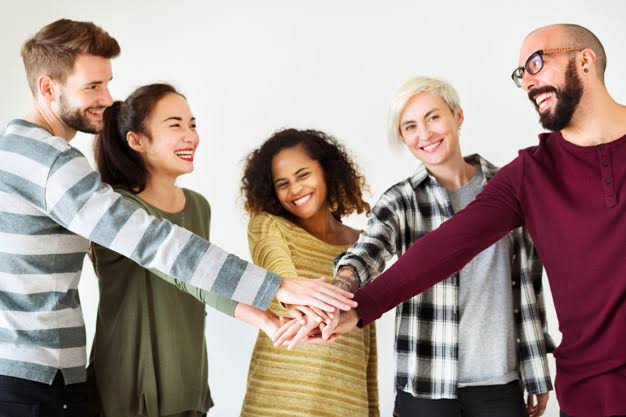
#> input picture Fotos/imagem1.jpg, 626 x 417 px, given in place of the camera
$ python Detecting_colors_hsv.PY
#> lines starting #> are read from the running program, lines starting #| are printed output that depends on the picture; after the words box and inside, x2 and y2 are one past the last pixel; in counts of white or black regions, pixels touching at a corner belong together
import cv2 as cv
import numpy as np

cap = cv.VideoCapture(0)

while True:
    check, frame = cap.read()
#> frame is the input picture: shape (417, 626, 3); mean B, G, R 142.2, 148.5, 166.3
    # show the frame in the webcam
    cv.imshow('Frame', frame)

    # hsv frame
    hsv_frame = cv.cvtColor(frame, cv.COLOR_BGR2HSV)
#> hsv_frame: shape (417, 626, 3); mean H, S, V 59.7, 68.4, 168.7

    # Red mask color
    low_red = np.array([161, 155, 84])
    high_red = np.array([179, 255, 255])
    red_mask = cv.inRange(hsv_frame, low_red, high_red)
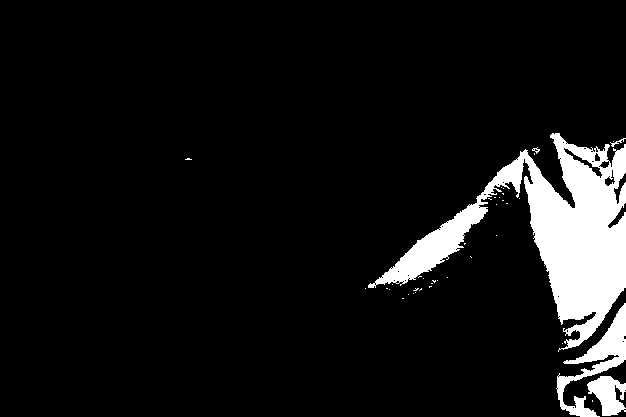
#> red_mask: shape (417, 626); 8% white; 40 white regions (35 under 20 px), largest, box (x1, y1, x2, y2) and area: (368, 133, 626, 352) 17415, (556, 303, 626, 417) 2246, (587, 376, 626, 416) 961, (610, 138, 626, 147) 37, (532, 147, 540, 154) 23
    red = cv.bitwise_and(frame, frame, mask=red_mask)
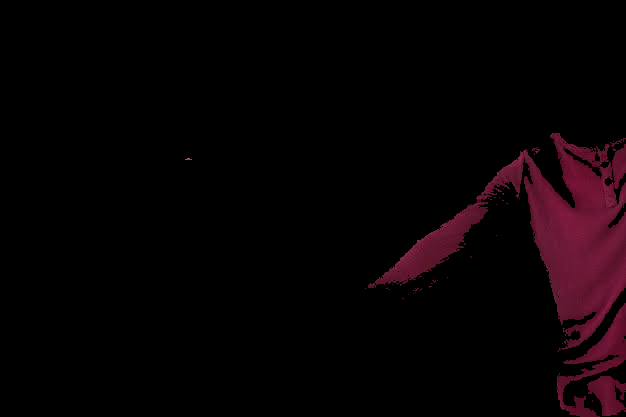
#> red: shape (417, 626, 3); mean B, G, R 3.9, 1.8, 8
    # show the red bitwise of the frame
    #cv.imshow('Red', red)

    # Blue mask color
    low_blue = np.array([94, 80, 2])
    high_blue = np.array([126, 255, 255])
    blue_mask = cv.inRange(hsv_frame, low_blue, high_blue)
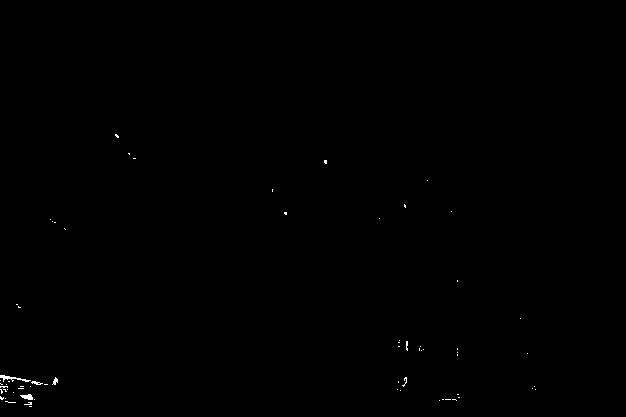
#> blue_mask: shape (417, 626); 0.16% white in thin lines or dots, all inside (x1, y1, x2, y2) = (0, 134, 536, 407)
    blue = cv.bitwise_and(frame, frame, mask=blue_mask)
    # show the red bitwise of the frame
    #cv.imshow('Blue', blue)

    # Green mask color
    low_green = np.array([25, 52, 72])
    high_green = np.array([102, 255, 255])
    green_mask = cv.inRange(hsv_frame, low_green, high_green)
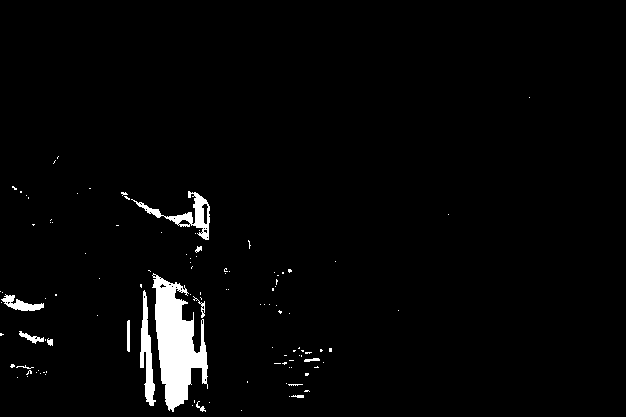
#> green_mask: shape (417, 626); 2.7% white; 111 white regions (97 under 20 px), largest, box (x1, y1, x2, y2) and area: (152, 273, 208, 412) 4157, (131, 191, 210, 240) 867, (140, 290, 156, 406) 840
    green = cv.bitwise_and(frame, frame, mask=green_mask)
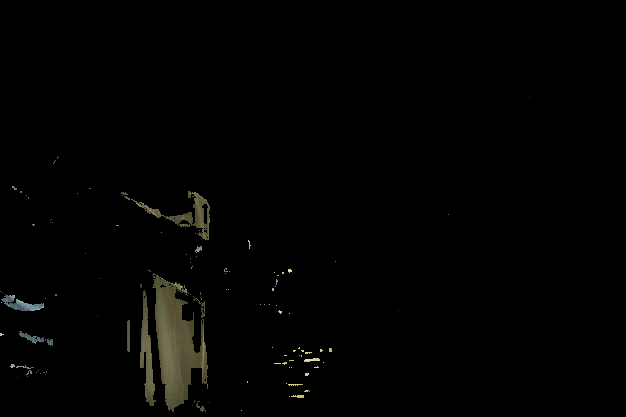
#> green: shape (417, 626, 3); mean B, G, R 1.9, 2.6, 2.7
    # show the red bitwise of the frame
    #cv.imshow('Green', green)

     # Every color except white
    low = np.array([0, 42, 0])
    high = np.array([179, 255, 255])
    mask = cv.inRange(hsv_frame, low, high)
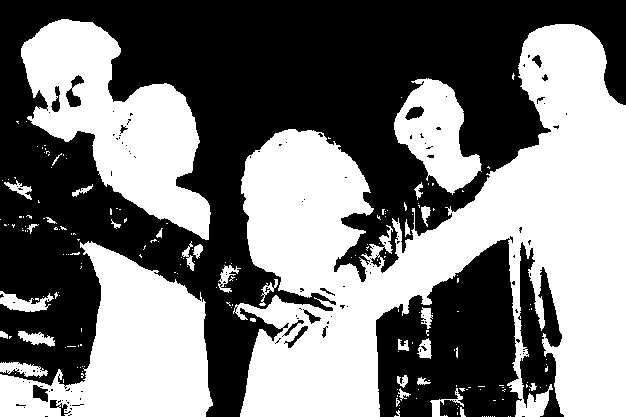
#> mask: shape (417, 626); 48% white; 199 white regions (165 under 20 px), largest, box (x1, y1, x2, y2) and area: (233, 24, 626, 417) 76112, (0, 241, 213, 417) 19691, (21, 19, 211, 240) 19666
    result = cv.bitwise_and(frame, frame, mask=mask)
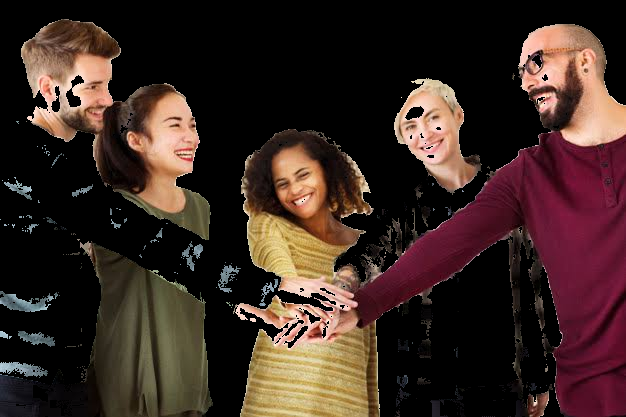
#> result: shape (417, 626, 3); mean B, G, R 34.3, 40.3, 58.7
    # show the red bitwise of the frame
    cv.imshow('Result', result)

  # stoping the video press q
    key = cv.waitKey(1)
#> (key Esc is pressed here)
    if key == 27:
     break

cap.release()
cv.destroyAllWindows()

$ run again, on Fotos/imagem2.jpg
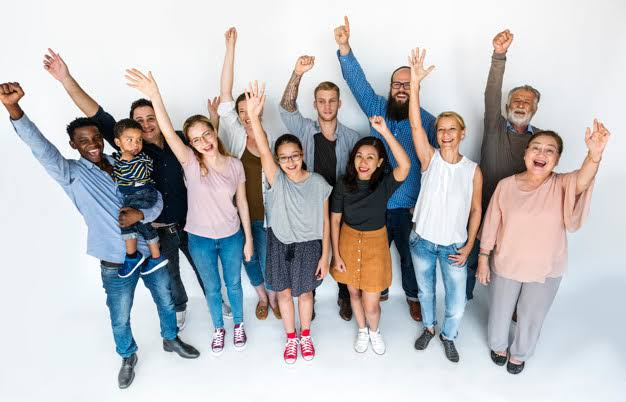
#> input picture Fotos/imagem2.jpg, 626 x 402 px, given in place of the camera
#> frame is the input picture: shape (402, 626, 3); mean B, G, R 191.5, 188.9, 190.1
#> hsv_frame: shape (402, 626, 3); mean H, S, V 74.6, 45.6, 204
#> `red_mask = cv.inRange(hsv_frame, low_red, high_red)`:
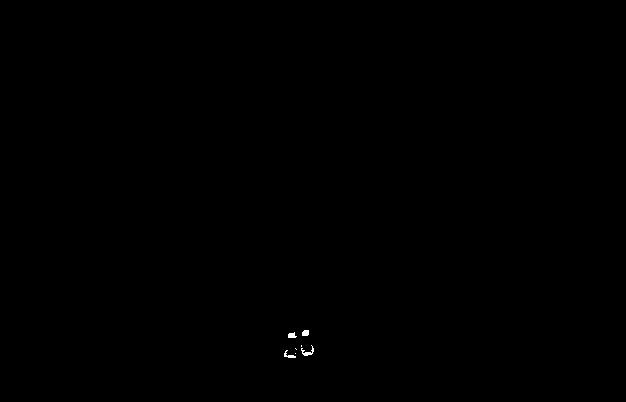
#> red_mask: shape (402, 626); 0.07% white; 7 white regions (3 under 20 px), largest, box (x1, y1, x2, y2) and area: (301, 345, 314, 356) 53, (284, 350, 296, 358) 39, (302, 330, 309, 336) 38, (288, 332, 297, 338) 38
#> blue_mask: shape (402, 626); 10.1% white; 186 white regions (158 under 20 px), largest, box (x1, y1, x2, y2) and area: (63, 144, 275, 361) 15151, (337, 52, 458, 337) 7253, (465, 240, 480, 301) 415
#> green_mask: shape (402, 626); 4.3% white; 197 white regions (178 under 20 px), largest, box (x1, y1, x2, y2) and area: (188, 221, 267, 328) 4071, (101, 266, 179, 359) 2984, (409, 233, 460, 340) 2437
#> mask: shape (402, 626); 34.3% white; 85 white regions (71 under 20 px), largest, box (x1, y1, x2, y2) and area: (12, 27, 609, 385) 83734, (281, 55, 315, 112) 725, (0, 82, 25, 120) 650
#> `result = cv.bitwise_and(frame, frame, mask=mask)`:
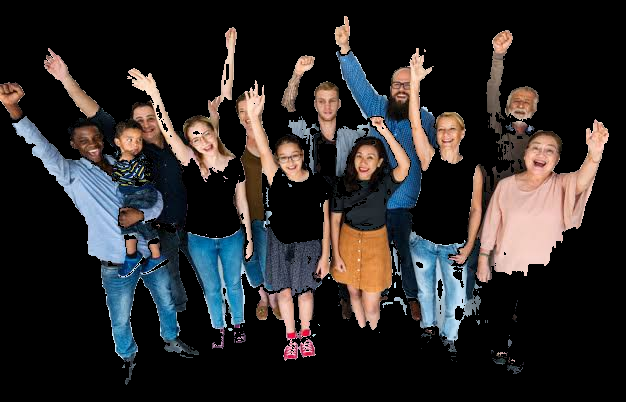
#> result: shape (402, 626, 3); mean B, G, R 40.7, 40.6, 43.4

$ run again, on Fotos/imagem3.jpg
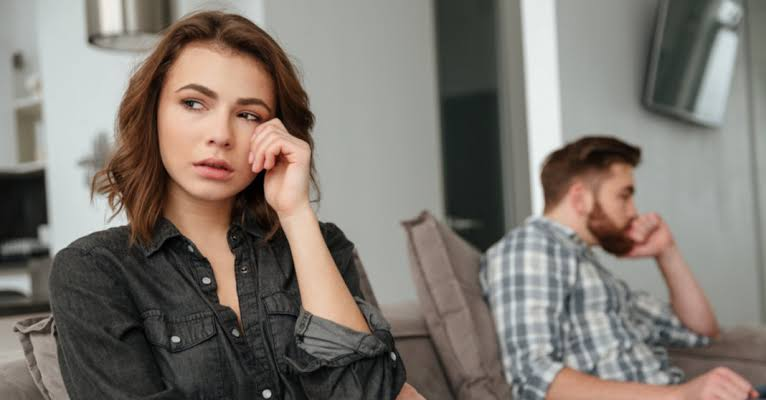
#> input picture Fotos/imagem3.jpg, 766 x 400 px, given in place of the camera
#> frame is the input picture: shape (400, 766, 3); mean B, G, R 112.6, 119.7, 126.6
#> hsv_frame: shape (400, 766, 3); mean H, S, V 42, 38, 129
#> red_mask: shape (400, 766); 0% white in thin lines or dots, all inside (x1, y1, x2, y2) = (212, 168, 214, 169)
#> blue_mask: shape (400, 766); 0.04% white in thin lines or dots, all inside (x1, y1, x2, y2) = (150, 174, 766, 398)
#> green_mask: shape (400, 766); 0.02% white; 6 white regions (5 under 20 px), largest, box (x1, y1, x2, y2) and area: (23, 145, 26, 160) 44
#> `mask = cv.inRange(hsv_frame, low, high)`:
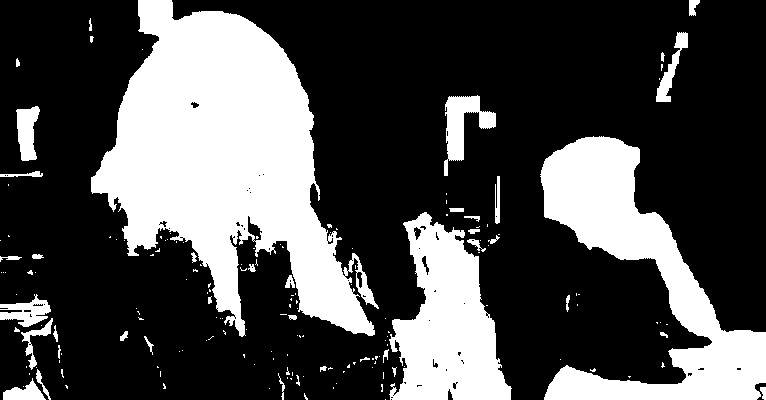
#> mask: shape (400, 766); 30% white; 171 white regions (129 under 20 px), largest, box (x1, y1, x2, y2) and area: (91, 0, 379, 337) 48852, (540, 136, 766, 400) 21805, (389, 212, 512, 400) 13862
#> `result = cv.bitwise_and(frame, frame, mask=mask)`:
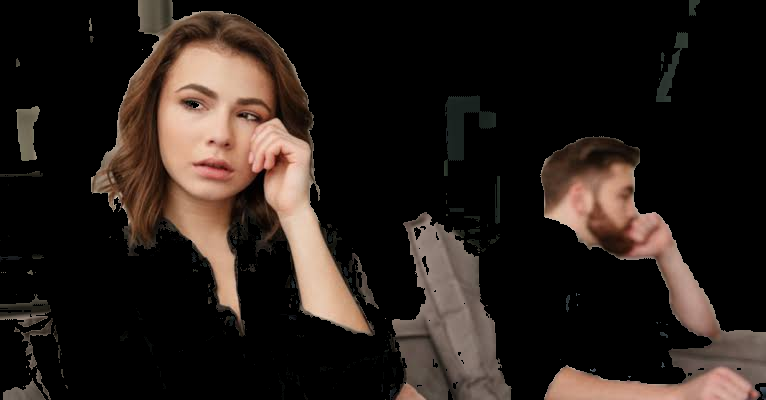
#> result: shape (400, 766, 3); mean B, G, R 25.7, 30.4, 39

$ run again, on Fotos/imagem4.jpg
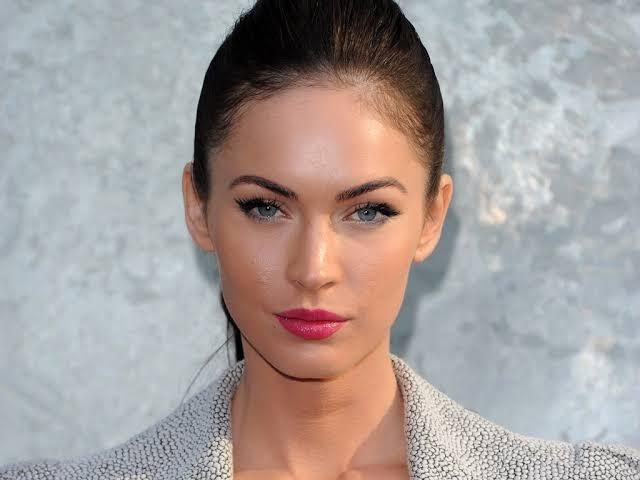
#> input picture Fotos/imagem4.jpg, 640 x 480 px, given in place of the camera
#> frame is the input picture: shape (480, 640, 3); mean B, G, R 155.7, 158.5, 167.2
#> hsv_frame: shape (480, 640, 3); mean H, S, V 70.8, 45.5, 176
#> red_mask: shape (480, 640); 0.42% white; 1 white region, box (x1, y1, x2, y2) and area: (277, 309, 345, 339) 1284
#> blue_mask: shape (480, 640); 0.21% white in thin lines or dots, all inside (x1, y1, x2, y2) = (195, 0, 435, 430)
#> green_mask: shape (480, 640); 0% white in thin lines or dots, all inside (x1, y1, x2, y2) = (199, 214, 370, 256)
#> mask: shape (480, 640); 30.8% white; 111 white regions (103 under 20 px), largest, box (x1, y1, x2, y2) and area: (182, 0, 454, 480) 93950, (241, 0, 272, 17) 279, (208, 266, 215, 278) 52
#> `result = cv.bitwise_and(frame, frame, mask=mask)`:
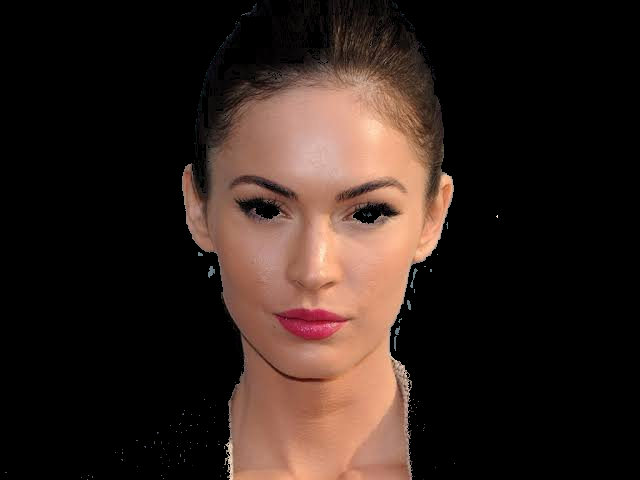
#> result: shape (480, 640, 3); mean B, G, R 28.3, 33.9, 48.1
